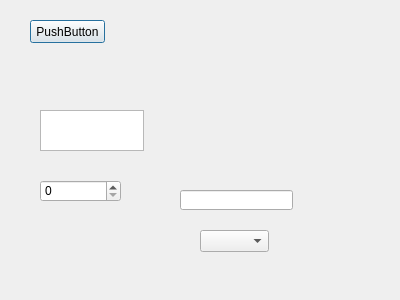
<?xml version="1.0" encoding="UTF-8"?>
<ui version="4.0">
 <class>Dialog</class>
 <widget class="QDialog" name="Dialog">
  <property name="geometry">
   <rect>
    <x>0</x>
    <y>0</y>
    <width>400</width>
    <height>300</height>
   </rect>
  </property>
  <property name="windowTitle">
   <string>Dialog</string>
  </property>
  <widget class="QPushButton" name="pushButton">
   <property name="geometry">
    <rect>
     <x>30</x>
     <y>20</y>
     <width>75</width>
     <height>23</height>
    </rect>
   </property>
   <property name="text">
    <string>PushButton</string>
   </property>
  </widget>
  <widget class="QTextEdit" name="textEdit">
   <property name="geometry">
    <rect>
     <x>40</x>
     <y>110</y>
     <width>104</width>
     <height>41</height>
    </rect>
   </property>
  </widget>
  <widget class="QSpinBox" name="spinBox">
   <property name="geometry">
    <rect>
     <x>40</x>
     <y>180</y>
     <width>81</width>
     <height>22</height>
    </rect>
   </property>
  </widget>
  <widget class="QLineEdit" name="lineEdit">
   <property name="geometry">
    <rect>
     <x>180</x>
     <y>190</y>
     <width>113</width>
     <height>20</height>
    </rect>
   </property>
  </widget>
  <widget class="QComboBox" name="comboBox">
   <property name="geometry">
    <rect>
     <x>200</x>
     <y>230</y>
     <width>69</width>
     <height>22</height>
    </rect>
   </property>
  </widget>
 </widget>
 <layoutdefault spacing="6" margin="11"/>
 <resources/>
 <connections/>
</ui>
